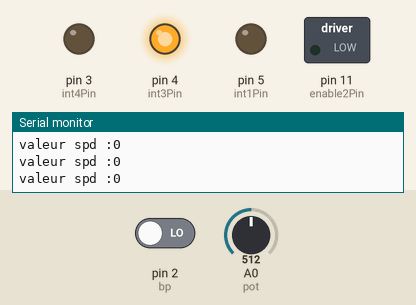
Bench run of a sketch on a simulated Arduino Uno, built with avr-gcc and run on an emulated ATmega328P. Shown: switched loads named in the sketch (green lamp = pin HIGH), output pins drawn as LEDs (lit = HIGH), the last lines printed to the serial monitor. The test bench sets the inputs (shaded band); at power-on: pin 2 (bp) LOW, A0 (pot) = 512.

Above: at 1.2 s.
1.3 s: pin 2 (bp) driven HIGH
At 1.8 s:
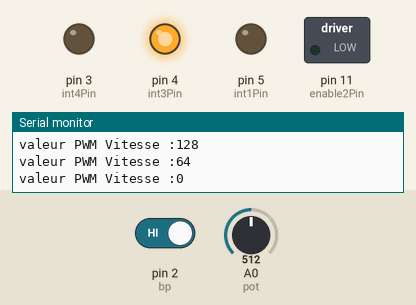
4.3 s: A0 (pot) set to 513
At 6.2 s:
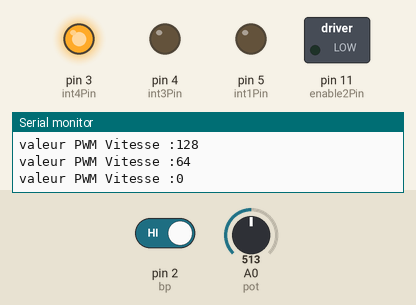
7.3 s: A0 (pot) set to 716
At 8.3 s:
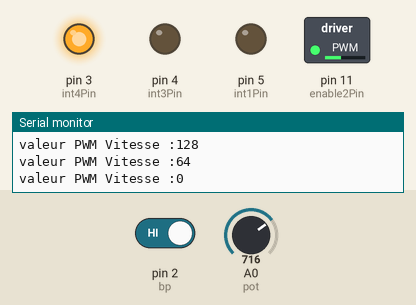
10.3 s: A0 (pot) set to 900
At 11.5 s:
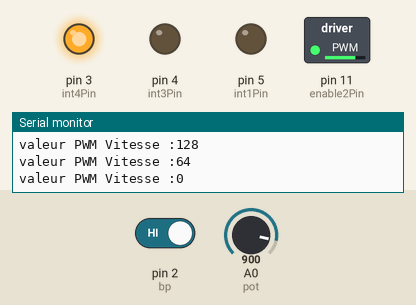
13.3 s: A0 (pot) set to 502
At 14.8 s:
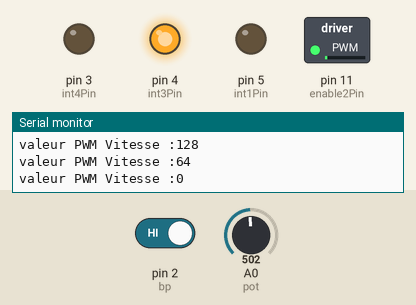
16.3 s: A0 (pot) set to 306
At 18.0 s:
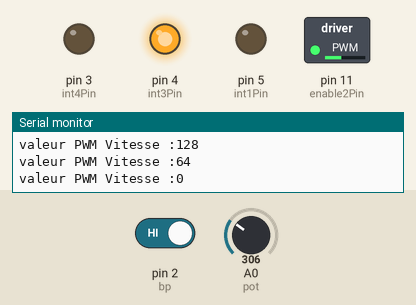
Timing chart, 0 to 20.3 s (numbered marks = the images above; inputs shaded):
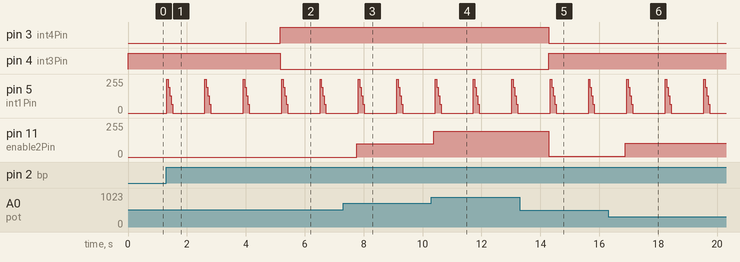

Measured:
- the behaviour switches between 512 and 513 on A0 (pot) (found by bisection; images 1 and 2)
- after the input at 1.3 s, pin 5 (int1Pin): 0/255 → 255/255 at once, then repeats every 1.3 s: 192/255 0.05 s, 128/255 0.05 s, 64/255 0.05 s, 0/255 1.1 s, 255/255 0.05 s
- after the input at 4.3 s, pin 3 (int4Pin): LOW → HIGH after 0.87 s; pin 4 (int3Pin): HIGH → LOW after 0.87 s
- after the input at 7.3 s, pin 11 (enable2Pin): 0/255 → 101/255 after 0.47 s
- after the input at 10.3 s, pin 11 (enable2Pin): 101/255 → 193/255 after 0.07 s
- after the input at 13.3 s, pin 3 (int4Pin): HIGH → LOW after 0.98 s; pin 4 (int3Pin): LOW → HIGH after 0.98 s; pin 11 (enable2Pin): 193/255 → 4/255 after 0.98 s
- after the input at 16.3 s, pin 11 (enable2Pin): 4/255 → 102/255 after 0.58 s

The sketch:

programmeminiprojet.ino
```cpp
int tabvitesse[6]= {0,25,50,75,100}; // valeurs de la vitesse du moteur en pourcentage
int vitesse[5]={0,0,0,0,0}; // initialisation du tableau de valeurs des vitesses PWM {0...255}
int bp = 2;

// Définir les broches utilisées pour L293D
int int1Pin = 5;         // entrée 1 (IN1) du L293D relié au PIN 5 ARDUINO
int int3Pin = 4;        // entrée 3 (IN3) du L293D relié au PIN 4 ARDUINO
int int4Pin = 3;       // entrée 4 (IN4) du L293D relié au PIN 3 ARDUINO
int enable2Pin = 11;  // enablz 2 (EN2) du L293D relié au PIN 11 ARDUINO

// Define variables for motor direction and speed
int dir = 0;
int spd = 0;


void setup ()
{  Serial.begin(9600);   // ouvrir port série avec 9600bits/s

  pinMode(int1Pin,OUTPUT); // pin5 défini comme Sortie
  pinMode(bp,INPUT);
  digitalWrite (bp, LOW);

  pinMode(int3Pin, OUTPUT); // pin4 défini comme Sortie
  pinMode(int4Pin, OUTPUT);  // pin3 défini comme Sortie
  pinMode(enable2Pin, OUTPUT); // pin11 défini comme Sortie
}


void loop ()
{
int val = digitalRead(bp);
if ( val == HIGH)
{ MoteurVitessePWM();    // appel de la fonction MoteurVitesse PWM ()
  delay (1000);          // délai de 1s
}


int valeur = analogRead(A0);   //lire la valeur du potentiomètre
  spd = map(abs(valeur - 512), 0, 512, 0, 255); // Calculate motor speed, pot travel from midpoint
  if (valeur > 512) // Compare to potentiometer midpoint to get motor direction
    dir = 0;
  else
    dir = 1;
  driveMotor(); //Call function to drive motor at calculated speed and direction
}


void MoteurVitessePWM()
{
  for (int i=0; i<5;i++)
  {
    vitesse [i]= int (255*tabvitesse[i]/100);
    analogWrite(int1Pin,255-vitesse[i]);


Serial.print("valeur PWM Vitesse :");     // Affichage sur le moniteur série le texte "valeur PWM Vitesse"
Serial.println (255-vitesse[i]);                 // Affichage sur le moniteur série de la valeur PWM
delay(50);
}}


void driveMotor()
{
  if (dir)
  {
    digitalWrite(int3Pin, HIGH);
    digitalWrite(int4Pin, LOW);
  }
  else
  {
    digitalWrite(int3Pin, LOW);
    digitalWrite(int4Pin, HIGH);
  }
  analogWrite(enable2Pin, spd);


Serial.print("valeur spd :");     // Affichage sur le moniteur série le texte "valeur spd"
Serial.println (spd);                 // Affichage sur le moniteur série de la valeur PWM
delay(50);


}
```
